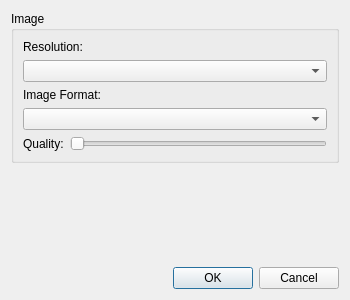
<?xml version="1.0" encoding="UTF-8"?>
<ui version="4.0">
 <class>ImageSettingsUi</class>
 <widget class="QDialog" name="ImageSettingsUi">
  <property name="geometry">
   <rect>
    <x>0</x>
    <y>0</y>
    <width>350</width>
    <height>300</height>
   </rect>
  </property>
  <property name="windowTitle">
   <string>Dialog</string>
  </property>
  <layout class="QGridLayout" name="gridLayout">
   <item row="0" column="0">
    <widget class="QGroupBox" name="groupBox_2">
     <property name="title">
      <string>Image</string>
     </property>
     <layout class="QGridLayout" name="gridLayout_2">
      <item row="0" column="0" colspan="2">
       <widget class="QLabel" name="label_8">
        <property name="text">
         <string>Resolution:</string>
        </property>
       </widget>
      </item>
      <item row="1" column="0" colspan="2">
       <widget class="QComboBox" name="imageResolutionBox"/>
      </item>
      <item row="2" column="0" colspan="2">
       <widget class="QLabel" name="label_6">
        <property name="text">
         <string>Image Format:</string>
        </property>
       </widget>
      </item>
      <item row="3" column="0" colspan="2">
       <widget class="QComboBox" name="imageCodecBox"/>
      </item>
      <item row="4" column="0">
       <widget class="QLabel" name="label_7">
        <property name="text">
         <string>Quality:</string>
        </property>
       </widget>
      </item>
      <item row="4" column="1">
       <widget class="QSlider" name="imageQualitySlider">
        <property name="maximum">
         <number>4</number>
        </property>
        <property name="orientation">
         <enum>Qt::Horizontal</enum>
        </property>
       </widget>
      </item>
     </layout>
    </widget>
   </item>
   <item row="1" column="0">
    <spacer name="verticalSpacer">
     <property name="orientation">
      <enum>Qt::Vertical</enum>
     </property>
     <property name="sizeHint" stdset="0">
      <size>
       <width>20</width>
       <height>14</height>
      </size>
     </property>
    </spacer>
   </item>
   <item row="2" column="0">
    <widget class="QDialogButtonBox" name="buttonBox">
     <property name="orientation">
      <enum>Qt::Horizontal</enum>
     </property>
     <property name="standardButtons">
      <set>QDialogButtonBox::Cancel|QDialogButtonBox::Ok</set>
     </property>
    </widget>
   </item>
  </layout>
 </widget>
 <resources/>
 <connections>
  <connection>
   <sender>buttonBox</sender>
   <signal>accepted()</signal>
   <receiver>ImageSettingsUi</receiver>
   <slot>accept()</slot>
   <hints>
    <hint type="sourcelabel">
     <x>350</x>
     <y>300</y>
    </hint>
    <hint type="destinationlabel">
     <x>45</x>
     <y>250</y>
    </hint>
   </hints>
  </connection>
  <connection>
   <sender>buttonBox</sender>
   <signal>rejected()</signal>
   <receiver>ImageSettingsUi</receiver>
   <slot>reject()</slot>
   <hints>
    <hint type="sourcelabel">
     <x>400</x>
     <y>250</y>
    </hint>
    <hint type="destinationlabel">
     <x>350</x>
     <y>250</y>
    </hint>
   </hints>
  </connection>
 </connections>
</ui>
